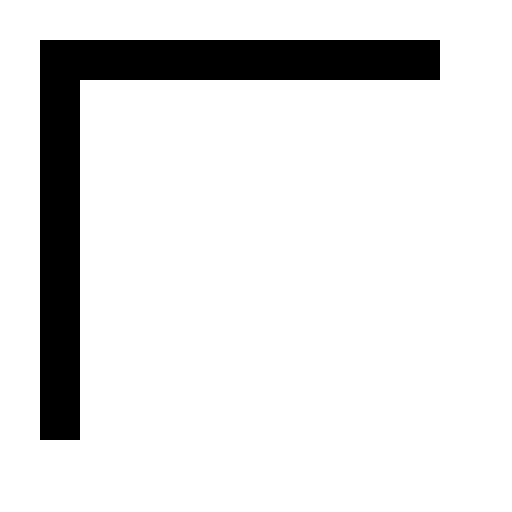
#> input picture img/corner.png, 512 x 512 px
$ python omr.py --input img/corner.png
#> lines starting #> are read from the running program, lines starting #| are printed output that depends on the picture; after the words box and inside, x2 and y2 are one past the last pixel; in counts of white or black regions, pixels touching at a corner belong together
### utils.py
import numpy as np
import cv2

def bgr2gray(image):
    if len(image.shape) != 3 or image.shape[2] != 3:
        raise ValueError("Input image must be a BGR image with 3 channels.")
    gray = 0.114 * image[:, :, 0] + 0.587 * image[:, :, 1] + 0.299 * image[:, :, 2]
    return gray.astype(np.uint8)

def gaussian_kernel(size,sigma):
    k = size // 2
    x, y = np.meshgrid(np.arange(-k, k + 1), np.arange(-k, k + 1))
    kernel = np.exp(-(x ** 2 + y ** 2) / (2 * sigma ** 2))
    kernel /= kernel.sum()
    return kernel


def gaussian_blur(img, kernel_size, sigma):

    if kernel_size % 2 == 0:
        raise ValueError("Kernel size must be odd.")

    kernel = gaussian_kernel(kernel_size, sigma)

    # blurred_img = filter2d(img, kernel) --> Too slow. Taking minutes!!!!
    blurred_img = cv2.filter2D(img, -1, kernel)
    return blurred_img

# [25 lines left out: functions filter2d, avg_diff, not called in this run]

def adaptive_threshold(img, max_value,block_size, C):
    if block_size % 2 == 0:
        raise ValueError("Block size must be odd.")

    pad_size = block_size // 2
    padded_img = np.pad(img, ((pad_size, pad_size), (pad_size, pad_size)), mode='constant', constant_values=0)

    gk = cv2.getGaussianKernel(block_size, -1)
    gk = gk @ gk.T
    local_threshold = cv2.filter2D(padded_img, -1, gk)


    local_threshold -= C

    thresholded_img = np.where(img > local_threshold[pad_size:-pad_size, pad_size:-pad_size], max_value, 0)


    return thresholded_img.astype(np.uint8)

# [4 lines left out: function getMoments, not called in this run]

def featuresDistance(f1, f2):
    return np.linalg.norm(np.array(f1) - np.array(f2))

# [13 lines left out: function perspectiveTransform, not called in this run]

### omr.py
import argparse
import cv2
import numpy as np
import utils as ut

TRANSF_SIZE = 512
N_QUESTIONS = 10
ANSWER_SHEET_WIDTH = 740
ANSWER_SHEET_HEIGHT = 1049
ANSWER_PATCH_HEIGHT = 50
ANSWER_PATCH_HEIGHT_WITH_MARGIN = 80
ANSWER_PATCH_LEFT_MARGIN = 200
ANSWER_PATCH_RIGHT_MARGIN = 90
FIRST_ANSWER_PATCH_TOP_Y = 200

ALTERNATIVE_HEIGHT = 50
ALTERNATIVE_WIDTH = 50
ALTERNATIVE_WIDTH_WITH_MARGIN = 100


def calculate_contour_features(contour):
    moments = cv2.moments(contour)
    return cv2.HuMoments(moments)


def calculate_corner_features():
    corner_img = cv2.imread('img/corner.png')
    corner_img_gray = cv2.cvtColor(corner_img, cv2.COLOR_BGR2GRAY)
    contours, hierarchy = cv2.findContours(corner_img_gray, cv2.RETR_TREE, cv2.CHAIN_APPROX_SIMPLE)

    if len(contours) != 2:
        raise RuntimeError('Did not find the expected contours when looking for the corner')

    corner_contour = next(ct for i, ct in enumerate(contours) if hierarchy[0][i][3] != -1)

    return calculate_contour_features(corner_contour)


def normalize(im):

    # im_gray = cv2.cvtColor(im, cv2.COLOR_BGR2GRAY)
    im_gray = ut.bgr2gray(im)
    # blurred = cv2.GaussianBlur(im_gray, (3, 3), 0)
    blurred = ut.gaussian_blur(im_gray,kernel_size=3,sigma=0.8)
    # return cv2.adaptiveThreshold(
    #     blurred, 255, cv2.ADAPTIVE_THRESH_GAUSSIAN_C, cv2.THRESH_BINARY, 77, 10)
    return ut.adaptive_threshold(blurred, 255, 77, 10)

def get_approx_contour(contour, tol=.01):
    epsilon = tol * cv2.arcLength(contour, True)
    return cv2.approxPolyDP(contour, epsilon, True)


def get_contours(image_gray):
    contours, _ = cv2.findContours(image_gray, cv2.RETR_TREE, cv2.CHAIN_APPROX_SIMPLE)
    return map(get_approx_contour, contours)


def get_corners(contours):
    corner_features = calculate_corner_features()
    return sorted(contours,key=lambda c: features_distance(corner_features,calculate_contour_features(c)))[:4]


def get_bounding_rect(contour):
    rect = cv2.minAreaRect(contour)
    box = cv2.boxPoints(rect)
    return np.int32(box)


def features_distance(f1, f2):
    return np.linalg.norm(np.array(f1) - np.array(f2))


def draw_point(point, img, radius=5, color=(0, 0, 255)):
    cv2.circle(img, tuple(point), radius, color, -1)


def get_centroid(contour):
    m = cv2.moments(contour)
    x = int(m["m10"] / m["m00"])
    y = int(m["m01"] / m["m00"])
    return (x, y)


def sort_points_counter_clockwise(points):
    origin = np.mean(points, axis=0)

    def positive_angle(p):
        x, y = p - origin
        ang = np.arctan2(y, x)
        return 2 * np.pi + ang if ang < 0 else ang

    return sorted(points, key=positive_angle)


def get_outmost_points(contours):
    all_points = np.concatenate(contours)
    return get_bounding_rect(all_points)


def perspective_transform(img, points):
    source = np.array(points,dtype="float32")

    dest = np.array([
        [TRANSF_SIZE, TRANSF_SIZE],
        [0, TRANSF_SIZE],
        [0, 0],
        [TRANSF_SIZE, 0]],
        dtype="float32")

    transf = cv2.getPerspectiveTransform(source, dest)
    warped = cv2.warpPerspective(img, transf, (TRANSF_SIZE, TRANSF_SIZE))
    return warped


def sheet_coord_to_transf_coord(x, y):
    return list(map(lambda n: int(np.round(n)), (TRANSF_SIZE * x / ANSWER_SHEET_WIDTH,TRANSF_SIZE * y / ANSWER_SHEET_HEIGHT)))


def get_question_patch(transf, question_index):
    tl = sheet_coord_to_transf_coord(
        ANSWER_PATCH_LEFT_MARGIN,
        FIRST_ANSWER_PATCH_TOP_Y + ANSWER_PATCH_HEIGHT_WITH_MARGIN * question_index
    )

    br = sheet_coord_to_transf_coord(
        ANSWER_SHEET_WIDTH - ANSWER_PATCH_RIGHT_MARGIN,
        FIRST_ANSWER_PATCH_TOP_Y +
        ANSWER_PATCH_HEIGHT +
        ANSWER_PATCH_HEIGHT_WITH_MARGIN * question_index
    )
    return transf[tl[1]:br[1], tl[0]:br[0]]


def get_question_patches(transf):
    for i in range(N_QUESTIONS):
        yield get_question_patch(transf, i)


def get_alternative_patches(question_patch):
    for i in range(5):
        x0, _ = sheet_coord_to_transf_coord(ALTERNATIVE_WIDTH_WITH_MARGIN * i, 0)
        x1, _ = sheet_coord_to_transf_coord(ALTERNATIVE_WIDTH + ALTERNATIVE_WIDTH_WITH_MARGIN * i, 0)
        yield question_patch[:, x0:x1]


def draw_marked_alternative(question_patch, index):
    cx, cy = sheet_coord_to_transf_coord(
        ALTERNATIVE_WIDTH * (2 * index + .5),
        ALTERNATIVE_HEIGHT / 2)
    draw_point((cx, cy), question_patch, radius=5, color=(255, 0, 0))


def get_marked_alternative(alternative_patches):
    means = list(map(np.mean, alternative_patches))
    sorted_means = sorted(means)

    if sorted_means[0]/sorted_means[1] > .7:
        return None

    return np.argmin(means)


def get_letter(alt_index):
    return ["A", "B", "C", "D", "E"][alt_index] if alt_index is not None else "N/A"


def get_answers(source_file):

    im_orig = cv2.imread(source_file)

    im_normalized = normalize(im_orig)

    contours = get_contours(im_normalized)

    corners = get_corners(contours)

    cv2.drawContours(im_orig, corners, -1, (0, 255, 0), 3)

    outmost = sort_points_counter_clockwise(get_outmost_points(corners))

    color_transf = perspective_transform(im_orig, outmost)
    normalized_transf = perspective_transform(im_normalized, outmost)

    answers = []
    for i, q_patch in enumerate(get_question_patches(normalized_transf)):
        alt_index = get_marked_alternative(get_alternative_patches(q_patch))

        if alt_index is not None:
            color_q_patch = get_question_patch(color_transf, i)
            draw_marked_alternative(color_q_patch, alt_index)

        answers.append(get_letter(alt_index))

    return answers, color_transf


def main():
    parser = argparse.ArgumentParser()

    parser.add_argument(
        "--input",
        help="Input image filename",
        required=True,
        type=str)

    parser.add_argument(
        "--output",
        help="Output image filename",
        type=str)

    parser.add_argument(
        "--show",
        action="store_true",
        help="Displays annotated image")

    args = parser.parse_args()

    answers, im = get_answers(args.input)
#> in get_answers, im_orig is the input picture: shape (512, 512, 3); min 0, max 255, mean 225.4
#> in adaptive_threshold, `padded_img = np.pad(img, ((pad_size, pad_size), (pad_size, pad_size)),..`:
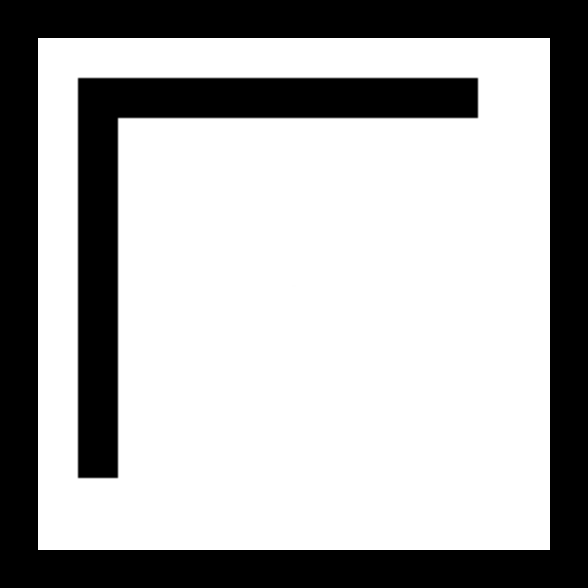
#> padded_img: shape (588, 588); min 0, max 255, mean 170.9
#> in adaptive_threshold, `local_threshold = cv2.filter2D(padded_img, -1, gk)`:
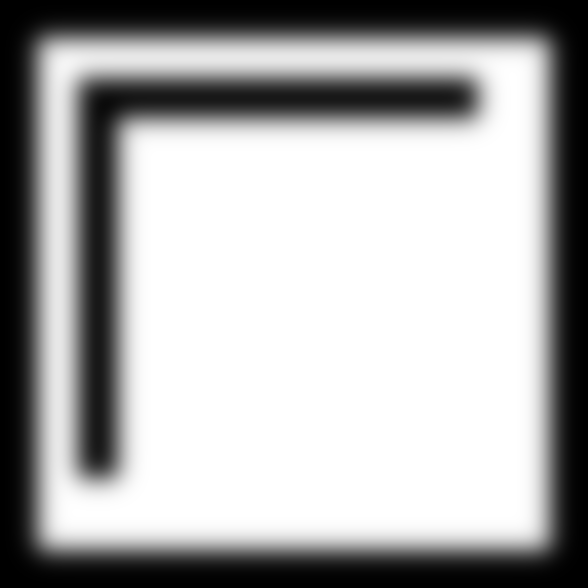
#> local_threshold: shape (588, 588); min 0, max 255, mean 170.9
#> in adaptive_threshold, `local_threshold -= C`:
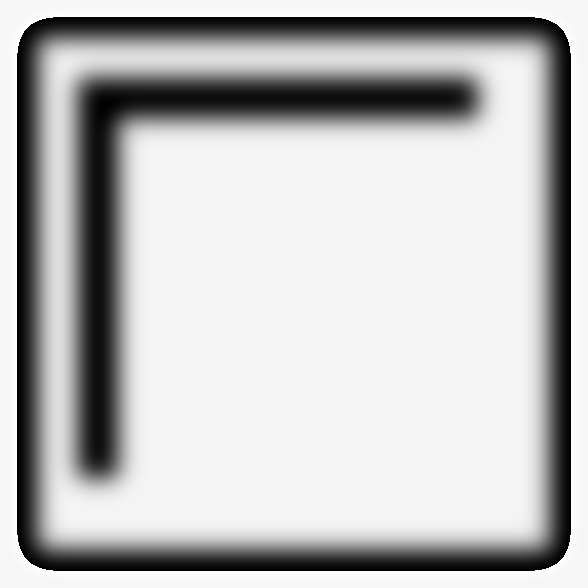
#> local_threshold: shape (588, 588); min 0, max 255, mean 190.6
#> in adaptive_threshold, `thresholded_img = np.where(img > local_threshold[pad_size:-pad_size, p..`: thresholded_img: shape (512, 512) int64; 88.4% white; 1 black region, box (x1, y1, x2, y2) and area: (40, 40, 440, 440) 30398
#> in adaptive_threshold, `return thresholded_img.astype(np.uint8)`: returned value: shape (512, 512); 88.4% white; 1 black region
#> in get_contours, `contours, _ = cv2.findContours(image_gray, cv2.RETR_TREE, cv2.CHAIN_AP..`: contours = 2 contours; box (x1, y1, x2, y2) and area: (0, 0, 512, 512) 261121, (39, 39, 441, 441) 31196
#> in calculate_corner_features, `contours, hierarchy = cv2.findContours(corner_img_gray, cv2.RETR_TREE,..`: contours = 2 contours; box (x1, y1, x2, y2) and area: (0, 0, 512, 512) 261121, (39, 39, 441, 441) 31198
#> in calculate_corner_features, `corner_contour = next(ct for i, ct in enumerate(contours) if hierarchy..`: corner_contour = contour of 11 points, box (x1, y1, x2, y2) (39, 39, 441, 441), area 31198
#> in calculate_contour_features, `moments = cv2.moments(contour)`: moments = moments, m00 31198.5, centre m10/m00, m01/m00 = (154.3, 154.3)
#> in get_corners, `corner_features = calculate_corner_features()`: corner_features = [0.975, 0.333, 0.776, 0.0842, -0.0215, -0.0486, 0]
#> in get_approx_contour, `epsilon = tol * cv2.arcLength(contour, True)`: epsilon = 20.44
#> in get_answers, `corners = get_corners(contours)`: corners = 2 contours; box (x1, y1, x2, y2) and area: (0, 0, 512, 512) 261121, (39, 39, 441, 440) 30740
#> in get_answers, `cv2.drawContours(im_orig, corners, -1, (0, 255, 0), 3)`:
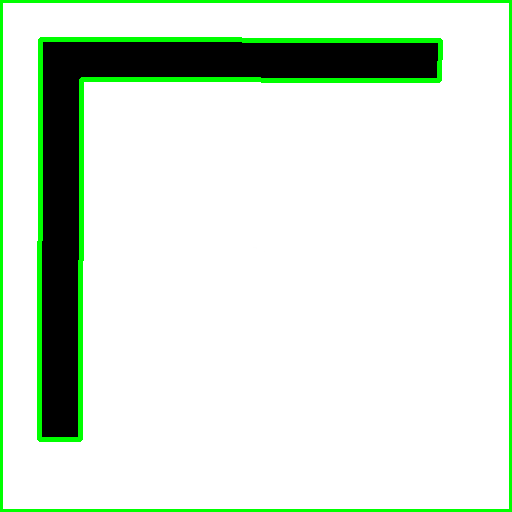
#> im_orig: shape (512, 512, 3); 5.37% of pixels changed, all inside (x1, y1, x2, y2) = (0, 0, 512, 512)
#> in get_outmost_points, `all_points = np.concatenate(contours)`: all_points = contour of 10 points, box (x1, y1, x2, y2) (0, 0, 512, 512), area 127216
#> in get_bounding_rect, `rect = cv2.minAreaRect(contour)`: rect = ((255.5, 255.5), (511, 511), -90)
#> in get_bounding_rect, `box = cv2.boxPoints(rect)`: box = [[511, 511], [-1.56e-14, 511], [0, 0], [511, 0]]
#> in sort_points_counter_clockwise, `origin = np.mean(points, axis=0)`: origin = [255.5, 255.5]
#> in positive_angle, `x, y = p - origin`: x = 255.5
#> in positive_angle, `ang = np.arctan2(y, x)`: ang = 0.785
#> in get_answers, `outmost = sort_points_counter_clockwise(get_outmost_points(corners))`: outmost = [[511, 511], [0, 511], [0, 0], [511, 0]]
#> in perspective_transform, `transf = cv2.getPerspectiveTransform(source, dest)`: transf = [[1, 0, 0], [0, 1, 0], [0, 0, 1]]
#> in get_question_patch, `tl = sheet_coord_to_transf_coord( ANSWER_PATCH_LEFT_MARGIN, FIRST_ANSW..`: tl = [138, 98]
#> in get_question_patch, `br = sheet_coord_to_transf_coord( ANSWER_SHEET_WIDTH - ANSWER_PATCH_RI..`: br = [450, 122]
#> the loop in get_answers, `for i, q_patch in enumerate(get_question_patches(normalized_transf)):` made 10 passes
#> after the loop in get_answers, `for i, q_patch in enumerate(get_question_patches(normalized_transf)):`: answers = ['N/A', 'N/A', 'N/A', 'N/A', 'N/A', 'N/A', 'N/A', 'N/A', 'N/A', 'N/A']

    for i, answer in enumerate(answers):
        print("Q{}: {}".format(i + 1, answer))
#> this loop made 10 passes
#| Q1: N/A
#| Q2: N/A
#| Q3: N/A
#| Q4: N/A
#| Q5: N/A
#| Q6: N/A
#| Q7: N/A
#| Q8: N/A
#> (further printed lines are left out)

    if args.output:
        cv2.imwrite(args.output, im)
        print('Wrote image to {}.'.format(args.output))

    if args.show:
        cv2.imshow('Annotated image', im)
        cv2.waitKey(0)


if __name__ == '__main__':
    main()
